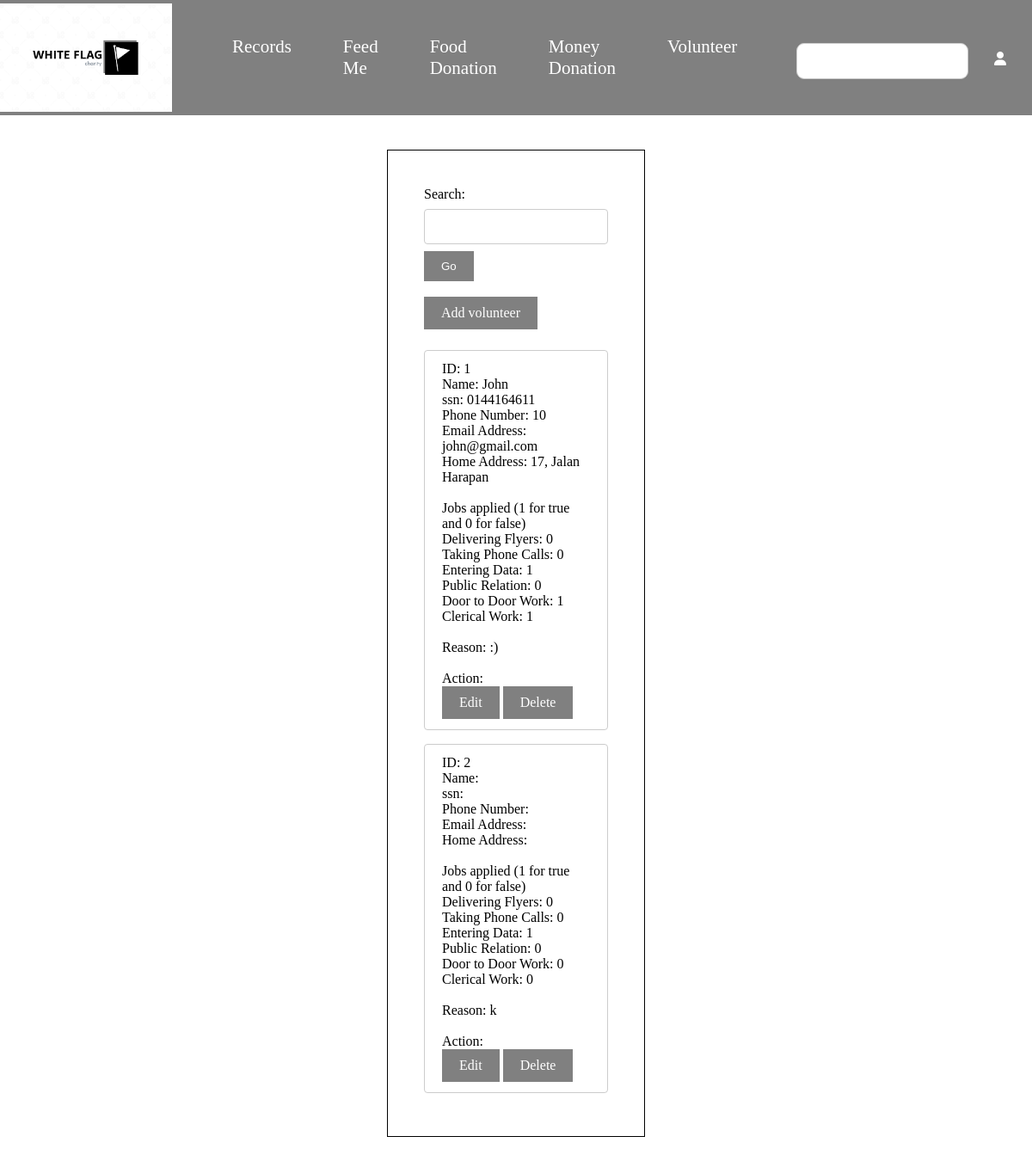
/volunteer6.4.php, run on the app's committed database.
### tables this page shows
CREATE TABLE `tblvolunteer` (
  `id` int(11) NOT NULL,
  `userName` varchar(225) NOT NULL,
  `ssn` varchar(225) NOT NULL,
  `phoneNo` varchar(225) NOT NULL,
  `age` varchar(100) NOT NULL,
  `email` varchar(225) NOT NULL,
  `homeAddress` varchar(225) NOT NULL,
  `flyer` int(11) NOT NULL,
  `phone` int(11) NOT NULL,
  `data` int(11) NOT NULL,
  `relations` int(11) NOT NULL,
  `door` int(11) NOT NULL,
  `clerical` int(11) NOT NULL,
  `descr` varchar(225) NOT NULL
);

### volunteer6.4.php (the view, shortened to what this page needs)
<html>
<link rel="stylesheet" href="volunteerstyle1.css">
<body>
<nav class="navbar background">
 <a href="adminhomepage.php"><img class="logo" src="pictures\Screenshot 2023-07-25 074837.png" width="200px" height="auto" /></a>
            <ul class="nav-list">
                <li style="font-size:21px"><a href="rec1.4.php">Records</a></li>
                <li style="font-size:21px"><a href="asg6.4.php">Feed Me</a></li>
                <li style="font-size:21px"><a href="food6.4.php">Food Donation</a></li>
				<li style="font-size:21px"><a href="money6.4.php">Money Donation</a></li>
                <li style="font-size:21px"><a href="volunteer6.4.php">Volunteer</a></li>
            </ul>
            <div class="rightNav">
                <input type="text" name="search" id="search" />
        <a href="login.php" class = "login">
                <i class="fa-solid fa-user"></i>
        </a>
            </div>
        </nav>
</body>
</html>
<?php
$key="";
?>
<div class="centerform">
<div class="form">
<form name="fSearch" id="fSearch" action="volunteer6.4.php" method="POST">
Search: <input type="text" name="search" value="<?php echo $key;?>" style="width: 100%; padding: 12px 20px; margin: 8px 0; display: inline-block; border: 1px solid #ccc; border-radius: 4px; box-sizing: border-box;">
<input type="submit" name="submit" value="Go" style="background-color: grey;color: white;padding: 10px 20px;text-align: center;text-decoration: none;display: inline-block; border:0px solid black;"><br><br>
<a href="volunteer.php" style="background-color: grey;color: white;padding: 10px 20px;text-align: center;text-decoration: none;display: inline-block;">Add volunteer</a>
</form>
<?php
$servername = "localhost";
$username = "root";
$password = "";
$dbname = "whiteflagdb";
$conn = mysqli_connect($servername, $username, $password, $dbname);
if($key=="")
	$sql = "SELECT * FROM tblvolunteer;";
else
	$sql="select * FROM tblvolunteer WHERE userName LIKE '%$key%'OR phoneNo LIKE '%$key%';";
$result = mysqli_query($conn, $sql);
if (mysqli_num_rows($result) > 0) {
 while($row=mysqli_fetch_assoc($result)) {
?>
   <p style="width: 100%; padding: 12px 20px; margin: 8px 0; display: inline-block; border: 1px solid #ccc; border-radius: 4px; box-sizing: border-box;">
   ID: <?php echo $row["id"]?> <br>
   Name: <?php echo $row["userName"]?> <br>
   ssn: <?php echo $row["ssn"]?> <br>
   Phone Number: <?php echo $row["phoneNo"]?> <br>
   Email Address: <?php echo $row["email"]?> <br>
   Home Address: <?php echo $row["homeAddress"]?> <br><br>
   Jobs applied (1 for true and 0 for false)<br>
   Delivering Flyers: <?php echo $row["flyer"]?> <br>
   Taking Phone Calls: <?php echo $row["phone"]?> <br>
   Entering Data: <?php echo $row["data"]?> <br>
   Public Relation: <?php echo $row["relations"]?> <br>
   Door to Door Work: <?php echo $row["door"]?> <br>
   Clerical Work: <?php echo $row["clerical"]?> <br><br>
   Reason: <?php echo $row["descr"]?> <br><br>
   Action:<br><a href="volunteer6.5.php?id=<?php echo $row["id"]?>" style="background-color: grey;color: white;padding: 10px 20px;text-align: center;text-decoration: none;display: inline-block;">Edit</a>
   <a href="volunteer6.6.php?id=<?php echo $row["id"]?>"  style="background-color: grey;color: white;padding: 10px 20px;text-align: center;text-decoration: none;display: inline-block;">Delete</a> <br>
<?php
 }
} else {
 echo "0 results";
}
?>
</div>
</div>

### volunteerstyle1.css (style rules this page uses)
body { margin: 0; padding: 0; }
.navbar { display: flex; align-items: center; justify-content: center; top: 0px; cursor: pointer; }
.nav-list { width: 50%; display: flex; }
.nav-list li { list-style: none; padding: 26px 30px; font-size:25px; }
.nav-list li a { text-decoration: none; color: white; }
.rightNav { width: 50%; text-align: right; }
#search { padding: 10px; font-size: 17px; border-radius: 9px; border-style: 5 px solid #fff; width:200px; margin-top:20px; border: 1px solid #ccc; }
.background { background: grey; background-blend-mode: darken; background-size: cover; }
.login { float:right; color:white; padding:20px; margin: 10px; height: 15px; }
.form { padding:2px; margin: 10px; }
.centerform { justify-content: center; display: flex; margin: 40px 450px; border: 1px solid black; padding: 30px; }

### data on the page
tblvolunteer: id "1", userName "John", ssn "0144164611", phoneNo "10", email "john@gmail.com", homeAddress "17, Jalan Harapan", flyer "0", phone "0", data "1", relations "0", door "1", clerical "1", descr ":)"
tblvolunteer: id "2", flyer "0", phone "0", data "1", relations "0", door "0", clerical "0", descr "k"
